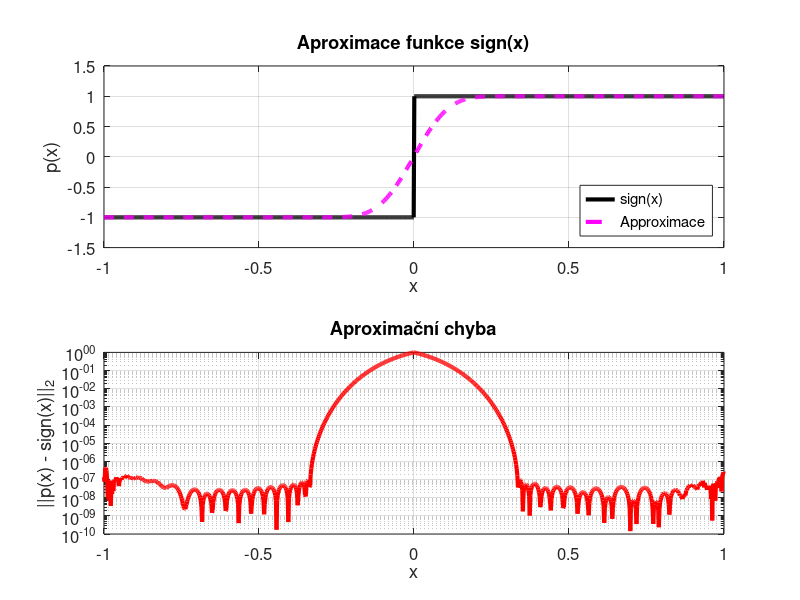
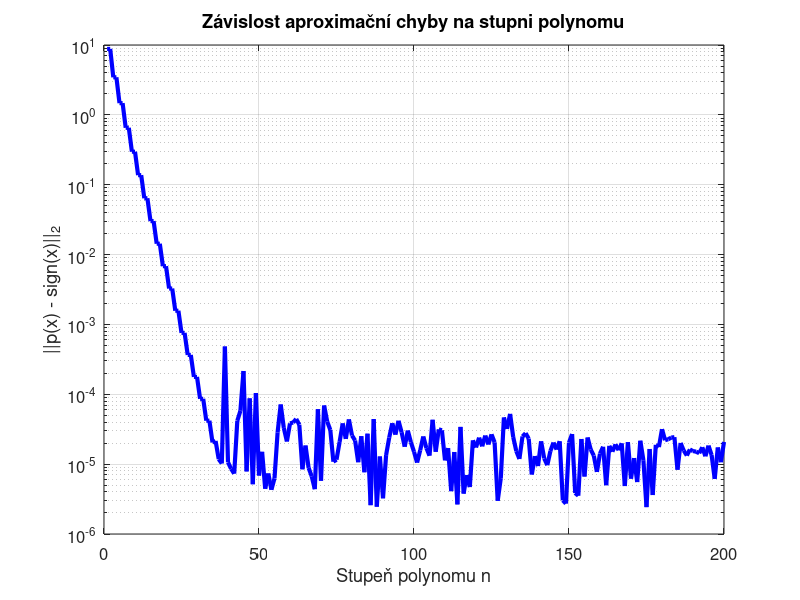

Recreate these plots in MATLAB, in order.
addpath('Funkce');

% Diskretizace domény
x1 = linspace(-1, -1/3, 500)';
x2 = linspace(1/3, 1, 500)';
x = [x1; x2];

% Cílová funkce
f = sign(x);

% Stupeň polynomu
n = 80;

% Least-squares fit
c = polyfit(x, f, n);

% Evaluace výsledného polynomu
s = linspace(-1, 1, 1000)';
y = polyval(c, s);

% Výpočet chyby
y_exact = sign(s);
error = abs(y - y_exact);

%grafy
figure;
subplot(2,1,1);
plot(s, sign(x), 'k', 'LineWidth', 3); hold on;
plot(s, y, 'm--', 'LineWidth', 3);
title('Aproximace funkce sign(x)', 'FontSize', 16);
xlabel('x', 'FontSize', 14);
ylabel('p(x)', 'FontSize', 14);
legend('sign(x)', 'Approximace', 'Location', 'southeast', 'FontSize', 12);
grid on;
set(gca, 'FontSize', 12);

subplot(2,1,2);
semilogy(s, error, 'r', 'LineWidth', 3);
xlim([-1 1]);
title('Aproximační chyba', 'FontSize', 16);
xlabel('x', 'FontSize', 14);
ylabel('||p(x) - sign(x)||_2', 'FontSize', 14);
grid on;
set(gca, 'FontSize', 12);


%Závislost chyby na n
n_values = 1:200;
errors = zeros(size(n_values));

for idx = 1:length(n_values)
    n = n_values(idx);
    A = x .^ (0:n);
    c = A \ f;
    f_approx = A * c;
    errors(idx) = norm(f - f_approx, 2);
end

figure;
semilogy(n_values, errors, 'b', 'LineWidth', 3);
xlabel('Stupeň polynomu n', 'FontSize', 14);
ylabel('||p(x) - sign(x)||_2', 'FontSize', 14);
title('Závislost aproximační chyby na stupni polynomu', 'FontSize', 16);
grid on;
set(gca, 'FontSize', 12);

